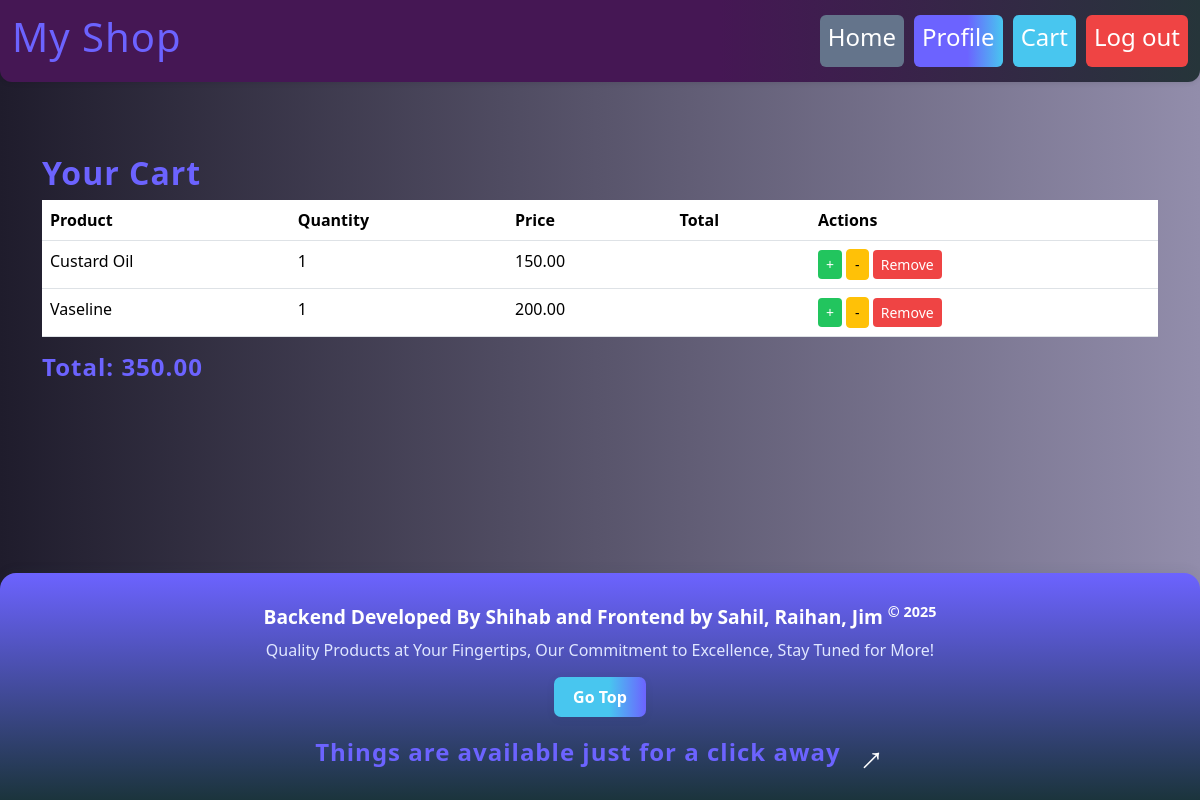
The app's page /products/cart/ (signed in), older data.
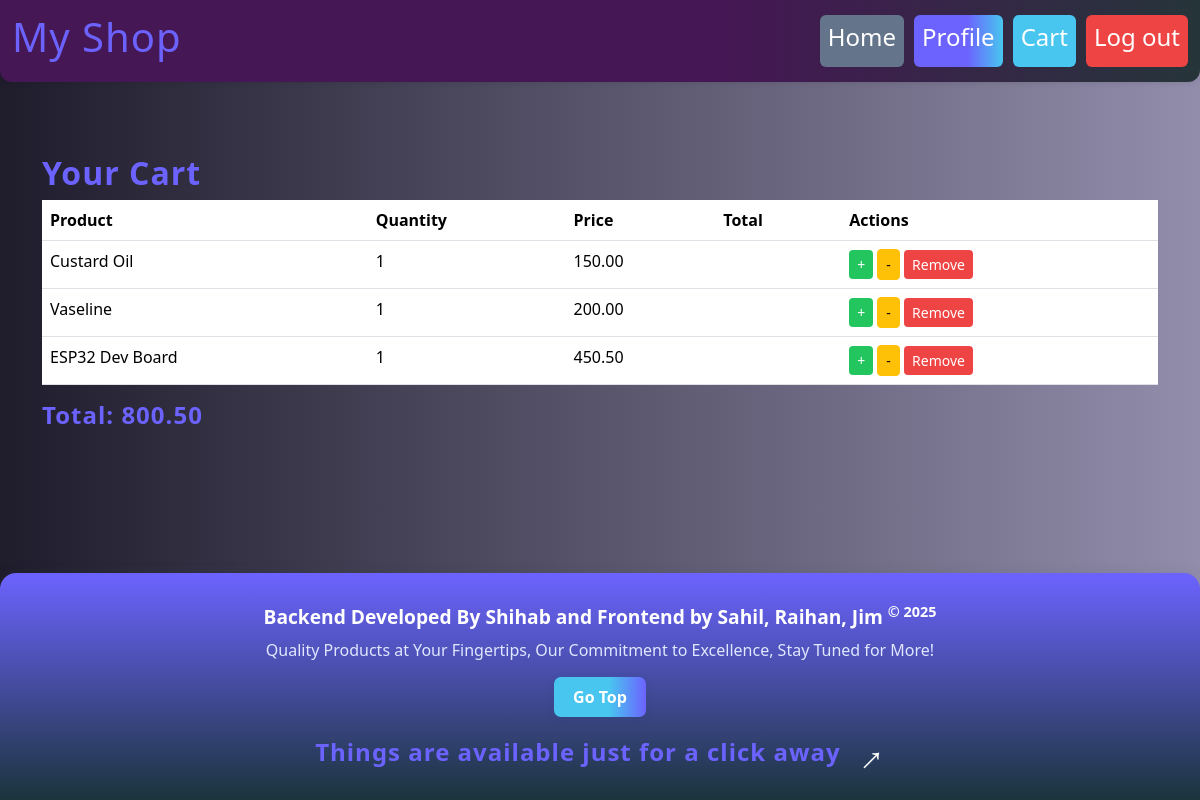
The same page, newer data.
### Products/models.py (models this page shows, shortened)
class CartItem(models.Model):
    user = models.ForeignKey(User, on_delete=models.CASCADE)
    product = models.ForeignKey(Product, on_delete=models.CASCADE)
    quantity = models.PositiveIntegerField(default=1)
    added_at = models.DateTimeField(auto_now_add=True)
    class Meta:
        unique_together = ('user', 'product')

class Product(models.Model):
    category = models.ManyToManyField(Category)
    title = models.CharField(max_length=100)
    description = models.TextField(max_length=300)
    price = models.DecimalField(max_digits=10, decimal_places=2,default=0.00)
    image = models.ImageField(upload_to='products/', blank=True, null=True)
    cart_user = models.ManyToManyField(User, related_name='cart', blank=True)
    launched_date = models.DateTimeField(auto_now_add=True)

### Products/views.py (the view)
# urls.py: path('cart/', cart_detail, name='cart_detail'),
@login_required
def cart_detail(request):
    cart_items = CartItem.objects.filter(user=request.user)
    total = sum(item.product.price * item.quantity for item in cart_items)
    return render(request, 'cart_detail.html', {'cart_items': cart_items, 'total': total})

### Products/templates/cart_detail.html
{% extends "base.html" %}
{% block content %}
<div class="container mt-4">
    <h2 class="tag-text">Your Cart</h2>
    {% if cart_items %}
    <table class="table">
        <thead>
            <tr>
                <th>Product</th>
                <th>Quantity</th>
                <th>Price</th>
                <th>Total</th>
                <th>Actions</th>
            </tr>
        </thead>
        <tbody>
            {% for item in cart_items %}
            <tr>
                <td>{{ item.product.title }}</td>
                <td>{{ item.quantity }}</td>
                <td>{{ item.product.price }}</td>
                <td>{{ item.product.price|floatformat:2|add:item.quantity|floatformat:2 }}</td>
                <td>
                    <a href="{% url 'update_cart' item.product.id 'increase' %}" class="btn btn-success btn-sm">+</a>
                    <a href="{% url 'update_cart' item.product.id 'decrease' %}" class="btn btn-warning btn-sm">-</a>
                    <a href="{% url 'remove_from_cart' item.product.id %}" class="btn btn-danger btn-sm">Remove</a>
                </td>
            </tr>
            {% endfor %}
        </tbody>
    </table>
    <h4 class="tag-text">Total: {{ total }}</h4>
    {% else %}
    <p style="color: #f05d35ff;">Your cart is empty.</p>
    {% endif %}
</div>
{% endblock %}

Row changes from the older to the newer data that the page shows:
added CartItem: product "ESP32 Dev Board", quantity "1", product.price "450.50"
Text that changed along with them:
{{ total }}: "350.00" → "800.50"
